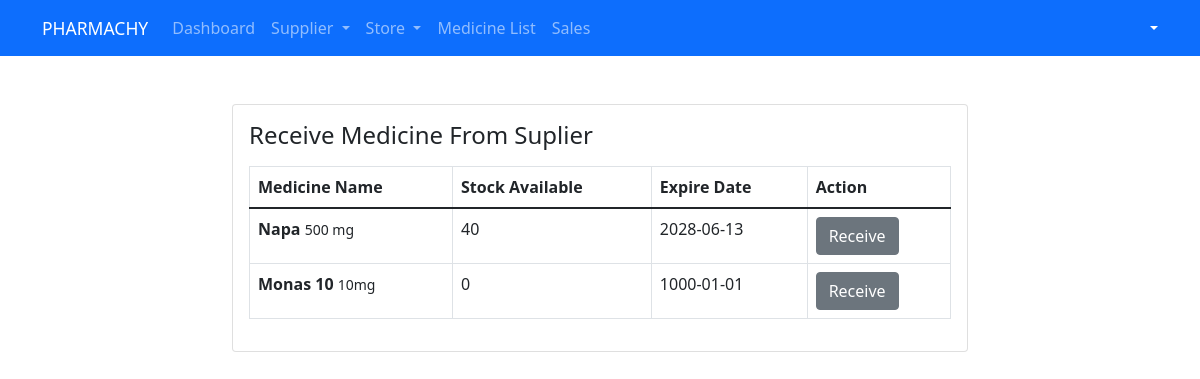
The page /receive_medicine_pharmachy.php on the database its author committed.
### tables this page shows
CREATE TABLE `pharmachy_stock` (
  `medicine_id` int(11) NOT NULL,
  `medicine_name` varchar(100) NOT NULL,
  `medicine_type` varchar(100) NOT NULL,
  `medicine_capacity` varchar(100) NOT NULL,
  `unit_price` double NOT NULL,
  `medicine_quantity` int(100) NOT NULL DEFAULT 0,
  `expired_date` date NOT NULL DEFAULT '1000-01-01'
);

### receive_medicine_pharmachy.php (the view, shortened to what this page needs)
<?php
require_once 'include/header.php';
require_once 'include/navbar.php';
require_once 'include/database.php';
$sql = "SELECT * FROM pharmachy_stock";
$res = mysqli_query($con, $sql);
?>
<div class="container">
    <div class="row">
        <div class="col-md-8 m-auto">
            <div class="card mt-5">
                <div class="card-body">
                    <div class="mb-3">
                        <h4>Receive Medicine From Suplier</h4>
                    </div>
                    <table class="table table-bordered">
                        <thead>
                            <th>Medicine Name</th>
                            <th>Stock Available</th>
                            <th>Expire Date</th>
                            <th>Action</th>
                        </thead>
                        <tbody>
                            <?php
                            foreach ($res as $item) :
                            ?>
                                <tr>
                                    <td><b><?= $item['medicine_name'] ?></b> <Small><?= $item['medicine_capacity'] ?></Small></td>
                                    <td><?= $item['medicine_quantity'] ?></td>
                                    <td><?= $item['expired_date'] ?></td>
                                    <td>
                                        <a class="btn btn-secondary" href="medicine_received_pharmachy.php?medicine_id=<?= $item['medicine_id'] ?>">Receive</a>
                                    </td>
                                </tr>
                            <?php
                            endforeach
                            ?>
                        </tbody>
                    </table>
                </div>
            </div>
        </div>
    </div>
</div>
<?php
require_once 'include/footer.php';
?>

### rows shown on the page
pharmachy_stock: medicine_name "Napa", medicine_capacity "500 mg", medicine_quantity "40", expired_date "2028-06-13"
pharmachy_stock: medicine_name "Monas 10", medicine_capacity "10mg", medicine_quantity "0", expired_date "1000-01-01"
